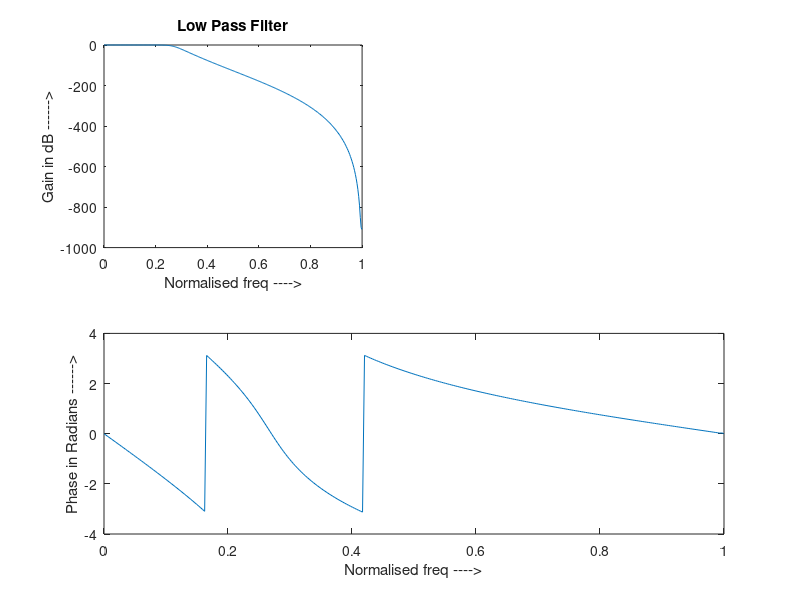

Write the MATLAB code that produced this figure.
%% IIR low pass filer

% filters using rectangular window

% commenting out this section for publishing
%rp =input('Enter the pass band ripple ');
%rs =input('Enter the stop band ripple ');
%wp =input('Enter the pass band freq ');
%ws =input('Enter the stop band freq ');
%fs =input('Enter the sampling freq ');


% Assigning value Directly
rp = .5;
rs = 50;
wp = 1200;
ws = 2400;
fs = 10000;

w1 =2*wp/fs; w2 = 2*ws/fs;
[n,wn] = buttord(w1,w2,rp,rs);
[b,a] = butter(n,wn);
w =0:0.01:pi;
[h,om] = freqz(b,a,w);
m = 20*log(abs(h));
an = angle(h);

subplot(2,2,1);plot(om/pi,m);
ylabel('Gain in dB ------>');
xlabel('Normalised freq ---->');
title('Low Pass Filter');

subplot(2,1,2);plot(om/pi,an);
ylabel('Phase in Radians ------>');
xlabel('Normalised freq ---->');
